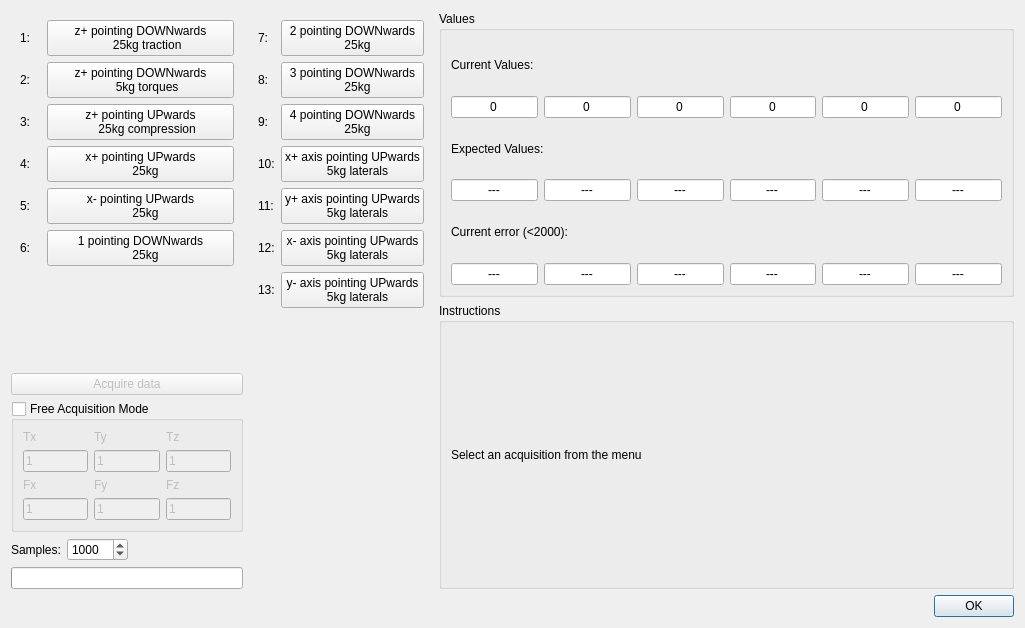
<?xml version="1.0" encoding="UTF-8"?>
<ui version="4.0">
 <class>StrainCalibGui</class>
 <widget class="QDialog" name="StrainCalibGui">
  <property name="geometry">
   <rect>
    <x>0</x>
    <y>0</y>
    <width>1025</width>
    <height>628</height>
   </rect>
  </property>
  <property name="windowTitle">
   <string>Calibrator V4.0</string>
  </property>
  <property name="modal">
   <bool>true</bool>
  </property>
  <layout class="QVBoxLayout" name="verticalLayout_4">
   <item>
    <layout class="QHBoxLayout" name="horizontalLayout_8">
     <item>
      <layout class="QHBoxLayout" name="horizontalLayout_7">
       <item>
        <layout class="QVBoxLayout" name="verticalLayout_2">
         <item>
          <widget class="QWidget" name="btnContainer1" native="true">
           <layout class="QGridLayout" name="gridLayout" columnstretch="10,90">
            <item row="5" column="1">
             <widget class="QPushButton" name="btn6">
              <property name="text">
               <string>1 pointing DOWNwards
   25kg</string>
              </property>
             </widget>
            </item>
            <item row="4" column="0">
             <widget class="QLabel" name="label_5">
              <property name="text">
               <string>5:</string>
              </property>
             </widget>
            </item>
            <item row="0" column="0">
             <widget class="QLabel" name="label">
              <property name="text">
               <string>1:</string>
              </property>
             </widget>
            </item>
            <item row="5" column="0">
             <widget class="QLabel" name="label_6">
              <property name="text">
               <string>6:</string>
              </property>
             </widget>
            </item>
            <item row="1" column="1">
             <widget class="QPushButton" name="btn2">
              <property name="text">
               <string>z+ pointing DOWNwards
    5kg torques</string>
              </property>
             </widget>
            </item>
            <item row="2" column="0">
             <widget class="QLabel" name="label_3">
              <property name="text">
               <string>3:</string>
              </property>
             </widget>
            </item>
            <item row="0" column="1">
             <widget class="QPushButton" name="btn1">
              <property name="text">
               <string>z+ pointing DOWNwards
    25kg traction</string>
              </property>
             </widget>
            </item>
            <item row="3" column="1">
             <widget class="QPushButton" name="btn4">
              <property name="text">
               <string>x+ pointing UPwards  
   25kg</string>
              </property>
             </widget>
            </item>
            <item row="4" column="1">
             <widget class="QPushButton" name="btn5">
              <property name="text">
               <string>x- pointing UPwards  
   25kg</string>
              </property>
             </widget>
            </item>
            <item row="3" column="0">
             <widget class="QLabel" name="label_4">
              <property name="text">
               <string>4:</string>
              </property>
             </widget>
            </item>
            <item row="2" column="1">
             <widget class="QPushButton" name="btn3">
              <property name="styleSheet">
               <string notr="true"/>
              </property>
              <property name="text">
               <string>z+ pointing UPwards  
    25kg compression</string>
              </property>
             </widget>
            </item>
            <item row="1" column="0">
             <widget class="QLabel" name="label_2">
              <property name="text">
               <string>2:</string>
              </property>
             </widget>
            </item>
            <item row="6" column="1">
             <spacer name="verticalSpacer">
              <property name="orientation">
               <enum>Qt::Vertical</enum>
              </property>
              <property name="sizeHint" stdset="0">
               <size>
                <width>20</width>
                <height>40</height>
               </size>
              </property>
             </spacer>
            </item>
           </layout>
          </widget>
         </item>
         <item>
          <layout class="QVBoxLayout" name="verticalLayout">
           <item>
            <widget class="QPushButton" name="btnAcquireData">
             <property name="enabled">
              <bool>false</bool>
             </property>
             <property name="text">
              <string>Acquire data</string>
             </property>
            </widget>
           </item>
           <item>
            <widget class="QGroupBox" name="freeAcqModeGroup">
             <property name="title">
              <string>Free Acquisition Mode</string>
             </property>
             <property name="checkable">
              <bool>true</bool>
             </property>
             <property name="checked">
              <bool>false</bool>
             </property>
             <layout class="QGridLayout" name="gridLayout_4">
              <item row="3" column="3">
               <widget class="QLineEdit" name="freeEdit5">
                <property name="text">
                 <string>1</string>
                </property>
               </widget>
              </item>
              <item row="1" column="1">
               <widget class="QLineEdit" name="freeEdit1">
                <property name="text">
                 <string>1</string>
                </property>
               </widget>
              </item>
              <item row="0" column="1">
               <widget class="QLabel" name="label_18">
                <property name="text">
                 <string>Tx</string>
                </property>
               </widget>
              </item>
              <item row="0" column="3">
               <widget class="QLabel" name="label_19">
                <property name="text">
                 <string>Ty</string>
                </property>
               </widget>
              </item>
              <item row="0" column="5">
               <widget class="QLabel" name="label_20">
                <property name="text">
                 <string>Tz</string>
                </property>
               </widget>
              </item>
              <item row="3" column="5">
               <widget class="QLineEdit" name="freeEdit6">
                <property name="text">
                 <string>1</string>
                </property>
               </widget>
              </item>
              <item row="1" column="3">
               <widget class="QLineEdit" name="freeEdit2">
                <property name="text">
                 <string>1</string>
                </property>
               </widget>
              </item>
              <item row="3" column="1">
               <widget class="QLineEdit" name="freeEdit4">
                <property name="text">
                 <string>1</string>
                </property>
               </widget>
              </item>
              <item row="1" column="5">
               <widget class="QLineEdit" name="freeEdit3">
                <property name="text">
                 <string>1</string>
                </property>
               </widget>
              </item>
              <item row="2" column="1">
               <widget class="QLabel" name="label_21">
                <property name="text">
                 <string>Fx</string>
                </property>
               </widget>
              </item>
              <item row="2" column="3">
               <widget class="QLabel" name="label_22">
                <property name="text">
                 <string>Fy</string>
                </property>
               </widget>
              </item>
              <item row="2" column="5">
               <widget class="QLabel" name="label_23">
                <property name="text">
                 <string>Fz</string>
                </property>
               </widget>
              </item>
             </layout>
            </widget>
           </item>
           <item>
            <layout class="QHBoxLayout" name="horizontalLayout">
             <item>
              <widget class="QLabel" name="label_17">
               <property name="text">
                <string>Samples:</string>
               </property>
              </widget>
             </item>
             <item>
              <widget class="QSpinBox" name="spinSamples">
               <property name="minimum">
                <number>1</number>
               </property>
               <property name="maximum">
                <number>10000</number>
               </property>
               <property name="value">
                <number>1000</number>
               </property>
              </widget>
             </item>
             <item>
              <spacer name="horizontalSpacer_4">
               <property name="orientation">
                <enum>Qt::Horizontal</enum>
               </property>
               <property name="sizeHint" stdset="0">
                <size>
                 <width>40</width>
                 <height>20</height>
                </size>
               </property>
              </spacer>
             </item>
            </layout>
           </item>
           <item>
            <widget class="QProgressBar" name="progress">
             <property name="maximum">
              <number>100</number>
             </property>
             <property name="value">
              <number>-1</number>
             </property>
            </widget>
           </item>
          </layout>
         </item>
        </layout>
       </item>
       <item>
        <widget class="QWidget" name="btnContainer2" native="true">
         <layout class="QGridLayout" name="gridLayout_2">
          <item row="0" column="0">
           <widget class="QLabel" name="label_7">
            <property name="text">
             <string>7:</string>
            </property>
           </widget>
          </item>
          <item row="0" column="1">
           <widget class="QPushButton" name="btn7">
            <property name="text">
             <string>2 pointing DOWNwards
   25kg</string>
            </property>
           </widget>
          </item>
          <item row="1" column="0">
           <widget class="QLabel" name="label_8">
            <property name="text">
             <string>8:</string>
            </property>
           </widget>
          </item>
          <item row="1" column="1">
           <widget class="QPushButton" name="btn8">
            <property name="text">
             <string>3 pointing DOWNwards
   25kg</string>
            </property>
           </widget>
          </item>
          <item row="2" column="0">
           <widget class="QLabel" name="label_9">
            <property name="text">
             <string>9:</string>
            </property>
           </widget>
          </item>
          <item row="2" column="1">
           <widget class="QPushButton" name="btn9">
            <property name="text">
             <string>4 pointing DOWNwards
   25kg</string>
            </property>
           </widget>
          </item>
          <item row="3" column="0">
           <widget class="QLabel" name="label_10">
            <property name="text">
             <string>10:</string>
            </property>
           </widget>
          </item>
          <item row="3" column="1">
           <widget class="QPushButton" name="btn10">
            <property name="text">
             <string>x+ axis pointing UPwards
   5kg laterals</string>
            </property>
           </widget>
          </item>
          <item row="4" column="0">
           <widget class="QLabel" name="label_11">
            <property name="text">
             <string>11:</string>
            </property>
           </widget>
          </item>
          <item row="4" column="1">
           <widget class="QPushButton" name="btn11">
            <property name="text">
             <string>y+ axis pointing UPwards
   5kg laterals</string>
            </property>
           </widget>
          </item>
          <item row="5" column="0">
           <widget class="QLabel" name="label_12">
            <property name="text">
             <string>12:</string>
            </property>
           </widget>
          </item>
          <item row="5" column="1">
           <widget class="QPushButton" name="btn12">
            <property name="text">
             <string>x- axis pointing UPwards
   5kg laterals</string>
            </property>
           </widget>
          </item>
          <item row="6" column="0">
           <widget class="QLabel" name="label_13">
            <property name="text">
             <string>13:</string>
            </property>
           </widget>
          </item>
          <item row="6" column="1">
           <widget class="QPushButton" name="btn13">
            <property name="text">
             <string>y- axis pointing UPwards
   5kg laterals</string>
            </property>
           </widget>
          </item>
          <item row="7" column="1">
           <spacer name="verticalSpacer_2">
            <property name="orientation">
             <enum>Qt::Vertical</enum>
            </property>
            <property name="sizeHint" stdset="0">
             <size>
              <width>20</width>
              <height>40</height>
             </size>
            </property>
           </spacer>
          </item>
         </layout>
        </widget>
       </item>
      </layout>
     </item>
     <item>
      <layout class="QVBoxLayout" name="verticalLayout_3">
       <item>
        <widget class="QGroupBox" name="groupBox_2">
         <property name="title">
          <string>Values</string>
         </property>
         <layout class="QHBoxLayout" name="horizontalLayout_5">
          <item>
           <layout class="QGridLayout" name="gridLayout_3">
            <item row="0" column="0" colspan="6">
             <layout class="QHBoxLayout" name="horizontalLayout_2">
              <item>
               <widget class="QLabel" name="label_14">
                <property name="text">
                 <string>Current Values:</string>
                </property>
               </widget>
              </item>
              <item>
               <spacer name="horizontalSpacer">
                <property name="orientation">
                 <enum>Qt::Horizontal</enum>
                </property>
                <property name="sizeHint" stdset="0">
                 <size>
                  <width>40</width>
                  <height>20</height>
                 </size>
                </property>
               </spacer>
              </item>
             </layout>
            </item>
            <item row="1" column="0">
             <widget class="QLineEdit" name="cur1">
              <property name="styleSheet">
               <string notr="true"/>
              </property>
              <property name="text">
               <string>0</string>
              </property>
              <property name="alignment">
               <set>Qt::AlignCenter</set>
              </property>
              <property name="readOnly">
               <bool>true</bool>
              </property>
             </widget>
            </item>
            <item row="1" column="1">
             <widget class="QLineEdit" name="cur2">
              <property name="text">
               <string>0</string>
              </property>
              <property name="alignment">
               <set>Qt::AlignCenter</set>
              </property>
              <property name="readOnly">
               <bool>true</bool>
              </property>
             </widget>
            </item>
            <item row="1" column="2">
             <widget class="QLineEdit" name="cur3">
              <property name="text">
               <string>0</string>
              </property>
              <property name="alignment">
               <set>Qt::AlignCenter</set>
              </property>
              <property name="readOnly">
               <bool>true</bool>
              </property>
             </widget>
            </item>
            <item row="1" column="3">
             <widget class="QLineEdit" name="cur4">
              <property name="text">
               <string>0</string>
              </property>
              <property name="alignment">
               <set>Qt::AlignCenter</set>
              </property>
              <property name="readOnly">
               <bool>true</bool>
              </property>
             </widget>
            </item>
            <item row="1" column="4">
             <widget class="QLineEdit" name="cur5">
              <property name="text">
               <string>0</string>
              </property>
              <property name="alignment">
               <set>Qt::AlignCenter</set>
              </property>
              <property name="readOnly">
               <bool>true</bool>
              </property>
             </widget>
            </item>
            <item row="1" column="5">
             <widget class="QLineEdit" name="cur6">
              <property name="text">
               <string>0</string>
              </property>
              <property name="alignment">
               <set>Qt::AlignCenter</set>
              </property>
              <property name="readOnly">
               <bool>true</bool>
              </property>
             </widget>
            </item>
            <item row="2" column="0" colspan="6">
             <layout class="QHBoxLayout" name="horizontalLayout_3">
              <item>
               <widget class="QLabel" name="label_15">
                <property name="text">
                 <string>Expected Values:</string>
                </property>
               </widget>
              </item>
              <item>
               <spacer name="horizontalSpacer_2">
                <property name="orientation">
                 <enum>Qt::Horizontal</enum>
                </property>
                <property name="sizeHint" stdset="0">
                 <size>
                  <width>40</width>
                  <height>20</height>
                 </size>
                </property>
               </spacer>
              </item>
             </layout>
            </item>
            <item row="3" column="0">
             <widget class="QLineEdit" name="exp1">
              <property name="text">
               <string>---</string>
              </property>
              <property name="alignment">
               <set>Qt::AlignCenter</set>
              </property>
              <property name="readOnly">
               <bool>true</bool>
              </property>
             </widget>
            </item>
            <item row="3" column="1">
             <widget class="QLineEdit" name="exp2">
              <property name="text">
               <string>---</string>
              </property>
              <property name="alignment">
               <set>Qt::AlignCenter</set>
              </property>
              <property name="readOnly">
               <bool>true</bool>
              </property>
             </widget>
            </item>
            <item row="3" column="2">
             <widget class="QLineEdit" name="exp3">
              <property name="text">
               <string>---</string>
              </property>
              <property name="alignment">
               <set>Qt::AlignCenter</set>
              </property>
              <property name="readOnly">
               <bool>true</bool>
              </property>
             </widget>
            </item>
            <item row="3" column="3">
             <widget class="QLineEdit" name="exp4">
              <property name="text">
               <string>---</string>
              </property>
              <property name="alignment">
               <set>Qt::AlignCenter</set>
              </property>
              <property name="readOnly">
               <bool>true</bool>
              </property>
             </widget>
            </item>
            <item row="3" column="4">
             <widget class="QLineEdit" name="exp5">
              <property name="text">
               <string>---</string>
              </property>
              <property name="alignment">
               <set>Qt::AlignCenter</set>
              </property>
              <property name="readOnly">
               <bool>true</bool>
              </property>
             </widget>
            </item>
            <item row="3" column="5">
             <widget class="QLineEdit" name="exp6">
              <property name="text">
               <string>---</string>
              </property>
              <property name="alignment">
               <set>Qt::AlignCenter</set>
              </property>
              <property name="readOnly">
               <bool>true</bool>
              </property>
             </widget>
            </item>
            <item row="4" column="0" colspan="6">
             <layout class="QHBoxLayout" name="horizontalLayout_4">
              <item>
               <widget class="QLabel" name="label_16">
                <property name="text">
                 <string>Current error (&lt;2000):</string>
                </property>
               </widget>
              </item>
              <item>
               <spacer name="horizontalSpacer_3">
                <property name="orientation">
                 <enum>Qt::Horizontal</enum>
                </property>
                <property name="sizeHint" stdset="0">
                 <size>
                  <width>40</width>
                  <height>20</height>
                 </size>
                </property>
               </spacer>
              </item>
             </layout>
            </item>
            <item row="5" column="0">
             <widget class="QLineEdit" name="err1">
              <property name="text">
               <string>---</string>
              </property>
              <property name="alignment">
               <set>Qt::AlignCenter</set>
              </property>
              <property name="readOnly">
               <bool>true</bool>
              </property>
             </widget>
            </item>
            <item row="5" column="1">
             <widget class="QLineEdit" name="err2">
              <property name="text">
               <string>---</string>
              </property>
              <property name="alignment">
               <set>Qt::AlignCenter</set>
              </property>
              <property name="readOnly">
               <bool>true</bool>
              </property>
             </widget>
            </item>
            <item row="5" column="2">
             <widget class="QLineEdit" name="err3">
              <property name="text">
               <string>---</string>
              </property>
              <property name="alignment">
               <set>Qt::AlignCenter</set>
              </property>
              <property name="readOnly">
               <bool>true</bool>
              </property>
             </widget>
            </item>
            <item row="5" column="3">
             <widget class="QLineEdit" name="err4">
              <property name="text">
               <string>---</string>
              </property>
              <property name="alignment">
               <set>Qt::AlignCenter</set>
              </property>
              <property name="readOnly">
               <bool>true</bool>
              </property>
             </widget>
            </item>
            <item row="5" column="4">
             <widget class="QLineEdit" name="err5">
              <property name="text">
               <string>---</string>
              </property>
              <property name="alignment">
               <set>Qt::AlignCenter</set>
              </property>
              <property name="readOnly">
               <bool>true</bool>
              </property>
             </widget>
            </item>
            <item row="5" column="5">
             <widget class="QLineEdit" name="err6">
              <property name="text">
               <string>---</string>
              </property>
              <property name="alignment">
               <set>Qt::AlignCenter</set>
              </property>
              <property name="readOnly">
               <bool>true</bool>
              </property>
             </widget>
            </item>
           </layout>
          </item>
         </layout>
        </widget>
       </item>
       <item>
        <widget class="QGroupBox" name="groupBox">
         <property name="title">
          <string>Instructions</string>
         </property>
         <layout class="QGridLayout" name="gridLayout_5">
          <item row="0" column="0">
           <widget class="QLabel" name="labelInstructions">
            <property name="text">
             <string>Select an acquisition from the menu</string>
            </property>
           </widget>
          </item>
         </layout>
        </widget>
       </item>
      </layout>
     </item>
    </layout>
   </item>
   <item>
    <layout class="QHBoxLayout" name="horizontalLayout_6">
     <item>
      <spacer name="horizontalSpacer_5">
       <property name="orientation">
        <enum>Qt::Horizontal</enum>
       </property>
       <property name="sizeHint" stdset="0">
        <size>
         <width>40</width>
         <height>20</height>
        </size>
       </property>
      </spacer>
     </item>
     <item>
      <widget class="QDialogButtonBox" name="buttonBox">
       <property name="standardButtons">
        <set>QDialogButtonBox::Ok</set>
       </property>
      </widget>
     </item>
    </layout>
   </item>
  </layout>
 </widget>
 <resources/>
 <connections/>
</ui>
